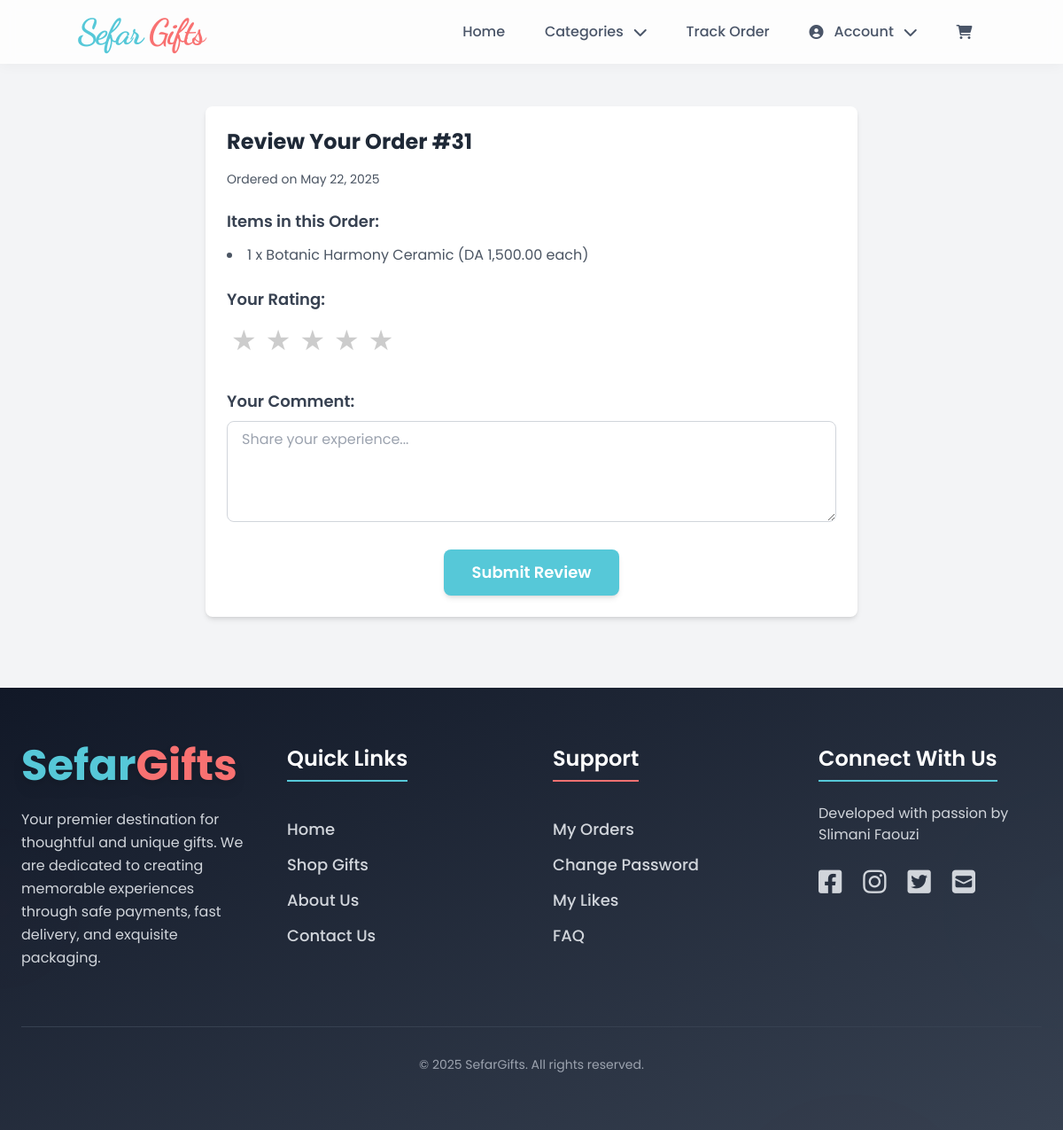
The app's page /review.php?order_id=31 (signed in) with its own data.
### tables this page shows
CREATE TABLE IF NOT EXISTS `orders` (
  `id` int NOT NULL AUTO_INCREMENT,
  `user_name` varchar(100) DEFAULT NULL,
  `email` varchar(150) DEFAULT NULL,
  `address` text,
  `total_price` decimal(10,2) DEFAULT NULL,
  `order_status` enum('processing','validated','completed','cancelled','returned') DEFAULT 'processing',
  `created_at` timestamp NULL DEFAULT CURRENT_TIMESTAMP,
  `phone` varchar(20) DEFAULT NULL,
  `user_id` int DEFAULT NULL,
  PRIMARY KEY (`id`),
  KEY `user_id` (`user_id`)
);

CREATE TABLE IF NOT EXISTS `order_items` (
  `id` int NOT NULL AUTO_INCREMENT,
  `order_id` int NOT NULL,
  `product_id` int NOT NULL,
  `quantity` int NOT NULL DEFAULT '1',
  `unit_price` decimal(10,2) NOT NULL,
  `product_name` varchar(255) DEFAULT NULL,
  PRIMARY KEY (`id`),
  KEY `order_id` (`order_id`),
  KEY `product_id` (`product_id`)
);

### review.php (the view, shortened to what this page needs)
<?php
$db = new mysqli("localhost", "root", "", "giftstore");
$db->set_charset("utf8mb4");
$user_id = $_SESSION["id"] ?? null;
$order_id = $_GET['order_id'] ?? null;
$order_details = null;
$order_items = [];
$existing_review = null;
$error_message = '';
if ($order_id) {
    $stmt_order = $db->prepare("SELECT id, created_at, total_price, order_status FROM orders WHERE id = ? AND user_id = ?");
    if (!$stmt_order) {
        error_log("Review Page Error: Fetch order prepare failed: " . $db->error);
        $error_message = "An error occurred fetching order details.";
    } else {
        $stmt_order->bind_param("ii", $order_id, $user_id);
        $stmt_order->execute();
        $result_order = $stmt_order->get_result();
        if ($result_order->num_rows > 0) {
            $order_details = $result_order->fetch_assoc();
            if (strtolower($order_details['order_status']) !== 'completed') {
                $error_message = "This order is not yet completed and cannot be reviewed.";
                $order_details = null;
                error_log("Review Page Error: Attempted to review non-completed order ID: $order_id for user ID: $user_id");
            } else {
                $stmt_items = $db->prepare("SELECT product_name, quantity, unit_price FROM order_items WHERE order_id = ?");
                if (!$stmt_items) {
                    error_log("Review Page Error: Fetch order items prepare failed: " . $db->error);
                    $error_message = "An error occurred fetching order items.";
                } else {
                    $stmt_items->bind_param("i", $order_id);
                    $stmt_items->execute();
                    $order_items = $stmt_items->get_result()->fetch_all(MYSQLI_ASSOC);
                }
            }
        } else {
            $error_message = "Order not found or does not belong to you.";
            error_log("Review Page Error: Order ID ($order_id) not found or user mismatch for user ID: " . ($user_id ?? 'NULL'));
        }
    }
} else {
    $error_message = "No order specified for review.";
    error_log("Review Page Error: No order_id provided for user ID: " . ($user_id ?? 'NULL'));
}
?>
<!DOCTYPE html>
<html lang="en">
<head>
    <script src="https://cdn.tailwindcss.com"></script>
</head>
<body class="bg-gray-100 antialiased">
    <?php include("navbar.php"); ?>
    <div class="max-w-3xl mx-auto px-4 py-12">
        <?php if ($order_details && empty($error_message)):  ?>
            <div class="bg-white p-6 rounded-lg shadow-md mb-8">
                <h1 class="text-2xl font-bold text-gray-800 mb-4">Review Your Order #<?= htmlspecialchars($order_details['id']) ?></h1>
                <p class="text-gray-600 text-sm mb-6">Ordered on <?= date('F j, Y', strtotime($order_details['created_at'])) ?></p>
                <h3 class="text-lg font-semibold text-gray-700 mb-3">Items in this Order:</h3>
                <ul class="list-disc list-inside space-y-1 text-gray-600 mb-6">
                    <?php if (!empty($order_items)): ?>
                        <?php foreach ($order_items as $item): ?>
                            <li><?= htmlspecialchars($item['quantity']) ?> x <?= htmlspecialchars($item['product_name']) ?> (DA <?= number_format($item['unit_price'], 2) ?> each)</li>
                        <?php endforeach; ?>
                    <?php else: ?>
                        <li>Could not load order items.</li>
                    <?php endif; ?>
                </ul>
                <?php if ($existing_review): ?>
                    <div class="mt-8 p-4 bg-gray-100 rounded-md">
                        <h3 class="text-lg font-semibold text-gray-700 mb-2">Your Submitted Review:</h3>
                        <div class="static-rating mb-2">
                            <?php
                            $filled_stars = $existing_review['rating'];
                            $empty_stars = 5 - $filled_stars;
                            echo str_repeat('★', $filled_stars);
                            echo str_repeat('<span class="empty-star">★</span>', $empty_stars);
                            ?>
                        </div>
                        <?php if (!empty($existing_review['comment'])):  ?>
                             <p class="text-gray-700 italic">"<?= nl2br(htmlspecialchars($existing_review['comment'])) ?>"</p>
                        <?php endif; ?>
                         <p class="text-sm text-gray-500 mt-2">Submitted on <?= date('F j, Y', strtotime($existing_review['created_at'])) ?></p>
                    </div>
                     <div class="mt-6 text-center">
                         <a href="my_account.php#orders" class="inline-block bg-turquoise-primary hover:bg-cyan-700 text-white px-6 py-3 rounded-lg text-lg font-semibold transition-colors shadow-md">
                            Back to My Orders
                        </a>
                     </div>
                <?php else: ?>
                    <form method="POST" action="review.php" class="space-y-6">
                        <div>
                            <label class="block text-lg font-semibold text-gray-700 mb-2">Your Rating:</label>
                            <div class="rating">
                                <input type="radio" id="star5" name="rating" value="5" required /><label for="star5" title="5 stars">★</label>
                                <input type="radio" id="star4" name="rating" value="4" /><label for="star4" title="4 stars">★</label>
                                <input type="radio" id="star3" name="rating" value="3" /><label for="star3" title="3 stars">★</label>
                                <input type="radio" id="star2" name="rating" value="2" /><label for="star2" title="2 stars">★</label>
                                <input type="radio" id="star1" name="rating" value="1" /><label for="star1" title="1 star">★</label>
                            </div>
                        </div>
                        <div>
                            <label for="comment" class="block text-lg font-semibold text-gray-700 mb-2">Your Comment:</label>
                            <textarea id="comment" name="comment" rows="4" required class="w-full px-4 py-2 border border-gray-300 rounded-lg focus:outline-none focus:ring-1 focus:ring-turquoise-primary focus:border-turquoise-primary" placeholder="Share your experience..."></textarea>
                        </div>
                        <div class="text-center">
                            <button type="submit" name="submit_review" class="bg-turquoise-primary hover:bg-cyan-700 text-white px-8 py-3 rounded-lg text-lg font-semibold transition-colors shadow-md">
                                Submit Review
                            </button>
                        </div>
                    </form>
                <?php endif; ?>
            </div>
        <?php endif; ?>
    </div>
    <?php include("footer.php"); ?>
</body>
</html>

### review.php (style rules this page uses)
body { font-family: 'Poppins', sans-serif; background-color: #f3f4f6; }
.bg-turquoise-primary { background-color: #56c8d8; }
.rating { display: inline-block; unicode-bidi: bidi-override; direction: rtl; }
.rating > label { float: right; display: inline-block; padding: 0 5px; cursor: pointer; font-size: 2rem; color: #ccc; transition: color 0.2s ease-in-out; }

### navbar.php (style rules this page uses)
.bg-turquoise-primary { background-color: #56c8d8; }
body { font-family: 'Poppins', sans-serif; }

### records on screen
orders: id "31", created_at "May 22, 2025"
order_items: quantity "1", product_name "Botanic Harmony Ceramic", unit_price "1,500.00"
